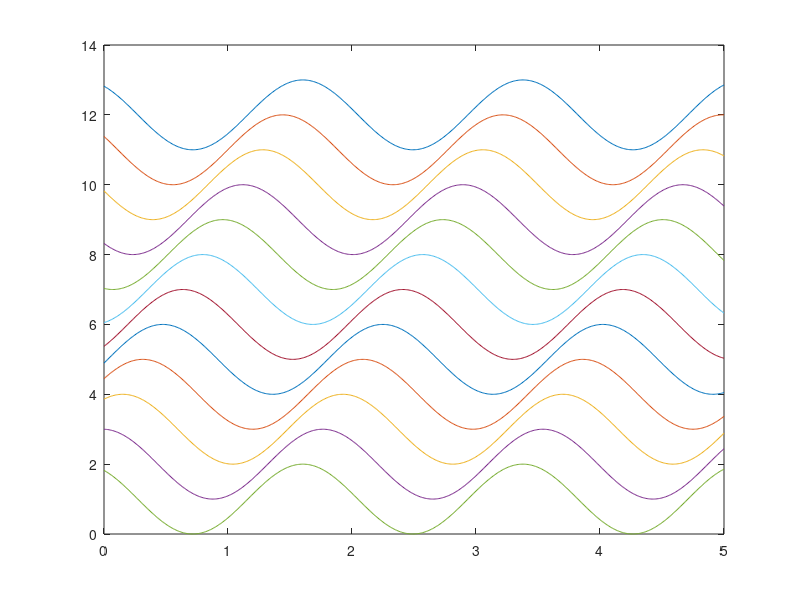
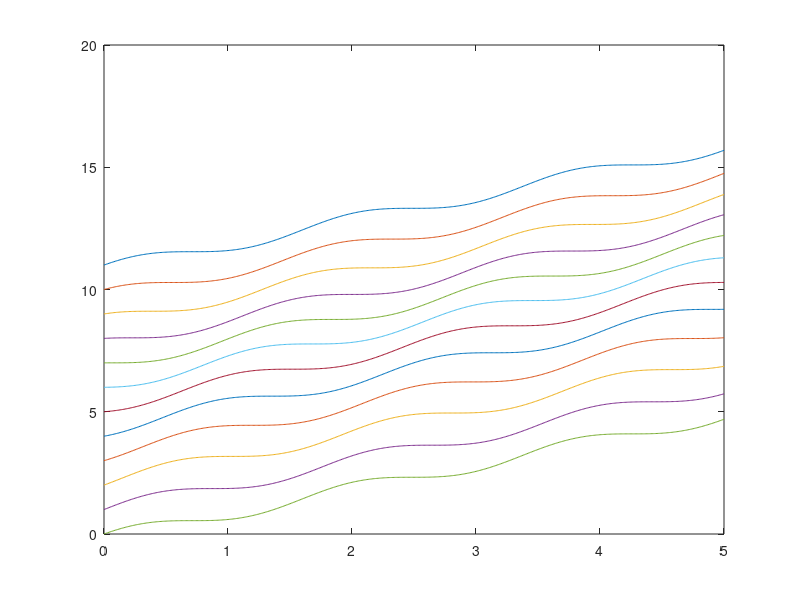
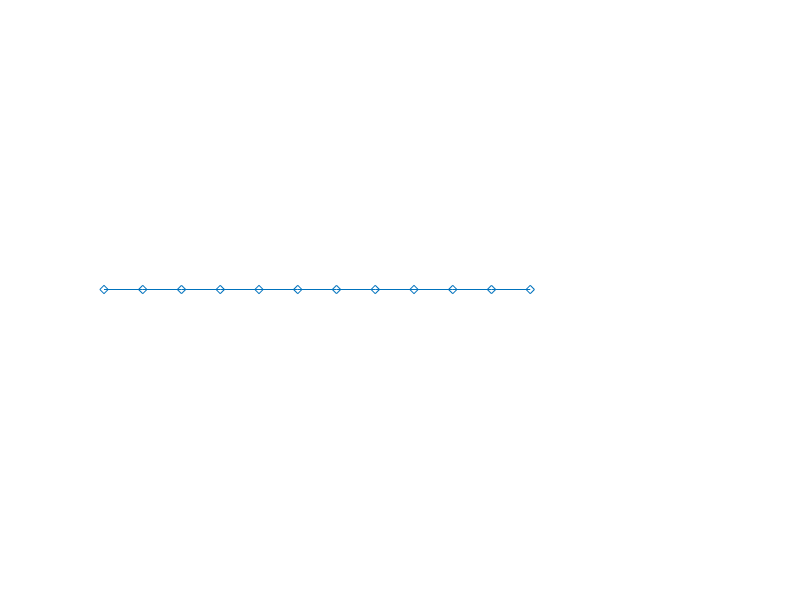

Source code (MATLAB) for these figures, in order: (Note: this script raises an error after producing the figures.)
% simulate the axis travelling wave and tranverse standing wave in larvae
% refer: <Mechanics of exploration in drosophila melanogaster>

clc;
clear all;
set(0,'defaultfigurecolor','w');
% first step: simulate for the aixs travelling wave for locomotion;
% parameter space
i = 1;  % i ranges between 1 to 5 for transverse wave;
N = 12;
mass = 1;
l = 1;
ka = (2*pi)^2;
w_a = sqrt(ka/mass);
w_a_i = 2*w_a*abs(sin((pi*i)/(N-1)));

% the segmental boundary displacement
% generate the forward locomotion
t = 0:0.01:5;
F= zeros(12,501);
for m =1:12
    for n = 1:501
        F(m,n) = (13-m)+cos(w_a_i*(n/100)+2*pi*1*m/(N-1));
    end
end
figure(1);
ylabel('Segmental actuation length');
plot(t,F);

% generate the backward locomotion
t = 0:0.01:5;
P = zeros(12,501);
P(:,1) = [11;10;9;8;7;6;5;4;3;2;1;0];
for m =1:12
    for n = 2:501
        P(m,n) = P(m,n-1)+(F(m,n)-(12-m))*0.01;
    end
end
figure(2);
ylabel('Segmental location');
xlabel('time/s');
plot(t,P);
 
% generate the locomotion animation
% forwared
% P1 = F(:,1); 
P1 = [11;10;9;8;7;6;5;4;3;2;1;0];
Y1 = zeros(12,1);
figure(3);
h = plot(P1,Y1,'d-');
% line(P,Y);
axis([0 16 -0.5 0.5])
axis off
set(h,'EraseMode','xor','MarkerSize',30);
while 1
    for i = 1:500
        P1 = P(:,i+1);
        set(h,'XData',P1);
        drawnow
    end
end
